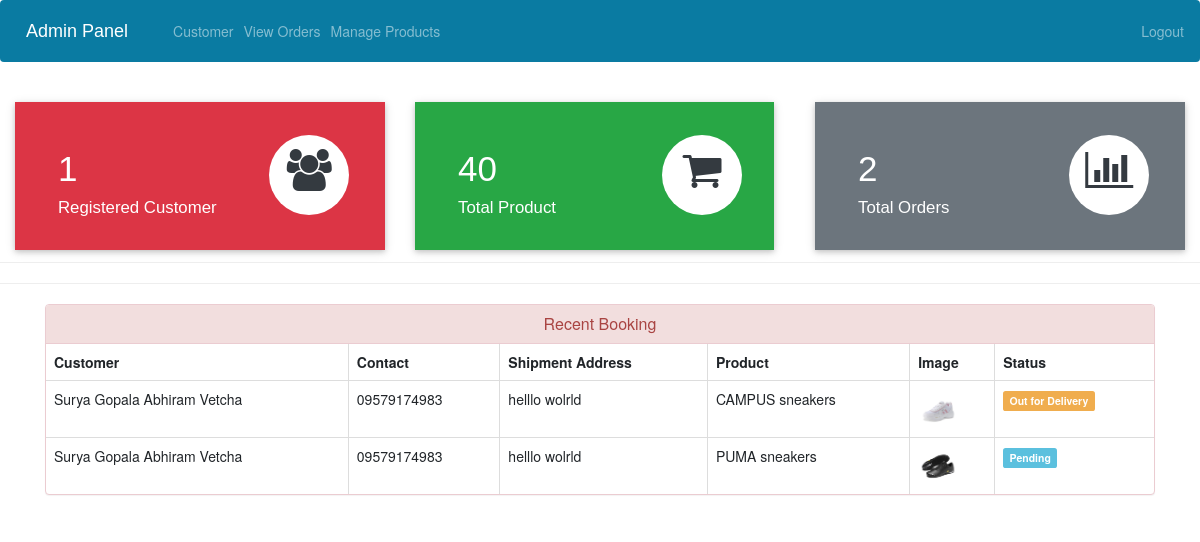
The page /admin-dashboard (signed in) on the database its author committed.
### ecom/models.py (models this page shows, shortened)
class Customer(models.Model):
    user=models.OneToOneField(User,on_delete=models.CASCADE)
    profile_pic= models.ImageField(upload_to='profile_pic/CustomerProfilePic/',null=True,blank=True)
    address = models.CharField(max_length=40)
    mobile = models.CharField(max_length=20,null=False)
    @property
    def get_name(self):
        return self.user.first_name+" "+self.user.last_name

class Orders(models.Model):
    STATUS =(
        ('Pending','Pending'),
        ('Order Confirmed','Order Confirmed'),
        ('Out for Delivery','Out for Delivery'),
        ('Delivered','Delivered'),
    )
    customer=models.ForeignKey('Customer', on_delete=models.CASCADE,null=True)
    product=models.ForeignKey('Product',on_delete=models.CASCADE,null=True)
    email = models.CharField(max_length=50,null=True)
    address = models.CharField(max_length=500,null=True)
    mobile = models.CharField(max_length=20,null=True)
    order_date= models.DateField(auto_now_add=True,null=True)
    status=models.CharField(max_length=50,null=True,choices=STATUS)

class Product(models.Model):
    objects = None
    name=models.CharField(max_length=40)
    product_image= models.ImageField(upload_to='product_image/',null=True,blank=True)
    price = models.PositiveIntegerField()
    description=models.CharField(max_length=40)

### ecom/views.py (the view)
# urls.py: path('admin-dashboard', views.admin_dashboard_view,name='admin-dashboard'),
@login_required(login_url='adminlogin')
def admin_dashboard_view(request):
    customercount = models.Customer.objects.all().count()
    productcount = models.Product.objects.all().count()
    ordercount = models.Orders.objects.all().count()
    orders = models.Orders.objects.all()
    ordered_products = []
    ordered_bys = []
    for order in orders:
        ordered_product = models.Product.objects.all().filter(id=order.product.id)
        ordered_by = models.Customer.objects.all().filter(id=order.customer.id)
        ordered_products.append(ordered_product)
        ordered_bys.append(ordered_by)
    mydict = {
        'customercount': customercount,
        'productcount': productcount,
        'ordercount': ordercount,
        'data': zip(ordered_products, ordered_bys, orders),
    }
    return render(request, 'ecom/admin_dashboard.html', context=mydict)

### templates/ecom/admin_dashboard.html
{% extends 'ecom/admin_base.html' %}
{% load static %}
{% block content %}
<br>
{%include 'ecom/admin_dashboard_cards.html'%}
<br><br><br><br><br>
<hr><hr>
<div class="container" >
    <div class="panel panel-danger" >
      <div class="panel-heading" style="text-align:center;">
        <h6 class="panel-title">Recent Booking</h6>
      </div>
      <table class="table table-hover table-bordered" id="dev-table">
        <thead>
          <tr>
            <th>Customer</th>
            <th>Contact</th>
            <th>Shipment Address</th>
            <th>Product</th>
            <th>Image</th>
            <th>Status</th>
          </tr>
        </thead>
        {% for product,customer,order in data %}
        <tr>
          {% for c in customer %}
          <td> {{c.get_name}}</td>
          <td>{{c.mobile}}</td>
          <td>{{order.address}}</td>
          {% endfor %}
          {% for p in product %}
          <td> {{p.name}}</td>
          <td> <img src="{% static p.product_image.url %}" alt="Profile Pic" height="40px" width="40px" /></td>
          {% if order.status == 'Pending'%}
          <td> <span class="label label-info">{{order.status}}</span></td>
          {% elif order.status == 'Delivered' %}
          <td> <span class="label label-success">{{order.status}}</span></td>
          {% elif order.status == 'Out for Delivery' %}
          <td> <span class="label label-warning">{{order.status}}</span></td>
          {%else%}
            <td> <span class="label label-primary">{{order.status}}</span></td>
          {%endif%}
          {% endfor %}
        </tr>
        {% endfor %}
      </table>
  </div>
</div>
{% endblock content %}

### rows shown on the page
Orders: address "helllo wolrld", status "Out for Delivery"
Customer: get_name "Surya Gopala Abhiram Vetcha", mobile "09579174983"
Product: name "CAMPUS sneakers", product_image (picture)
Orders: address "helllo wolrld", status "Pending"
Product: name "PUMA sneakers", product_image (picture)

### other values the page prints
{{ customercount }} "1"
{{ productcount }} "40"
{{ ordercount }} "2"
